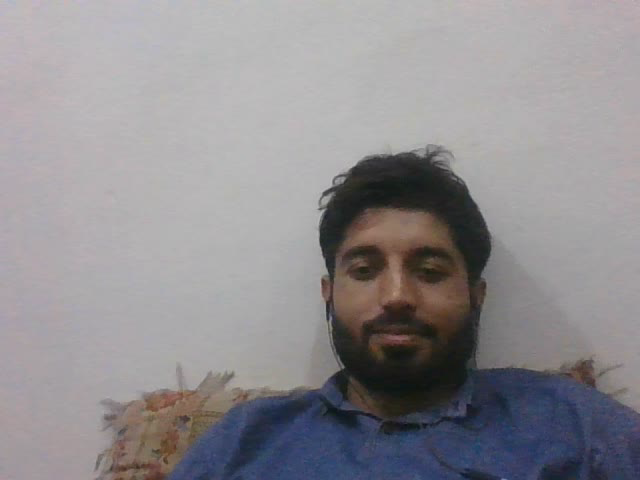
#> input picture frame 11 of cv_with_python_using opencv/data/cam_video 10fps.avi, 640 x 480 px, given in place of video.mp4, which was not available
$ jupyter execute 08_saving_video.ipynb   (shell and % lines are left out)   (text cells are left out)
#> lines starting #> are read from the running program, lines starting #| are printed output that depends on the picture
[cell 1]
# import all the lib
import pandas as pd
import seaborn as sns
import numpy as np
import sklearn.metrics as sm
import matplotlib.pyplot as plt
import cv2
import sys

[cell 2]
# Create a VideoCapture object and read from input file
cap = cv2.VideoCapture('data/video.mp4')
# cap = cv2.cvtColor(cap, cv2.COLOR_RGB2GRAY)
frame_width = int(cap.get(3)) # 3 is used to get the width
frame_height = int(cap.get(4)) # 4 is used to get the height
# for mp4 use ("M", "J", "P", "J") while for avi use ("M", "J", "P", "G") depeds on type you want to save
out = cv2.VideoWriter("data/out_video.mp4", cv2.VideoWriter_fourcc("M", "J", "P", "G"), 10, (frame_width, frame_height), isColor = False )
while(True):
  (ret, frame) = cap.read()
#> frame is the input picture: shape (480, 640, 3); mean B, G, R 144.2, 140.9, 143.6
  grayframe = cv2.cvtColor(frame, cv2.COLOR_RGB2GRAY)
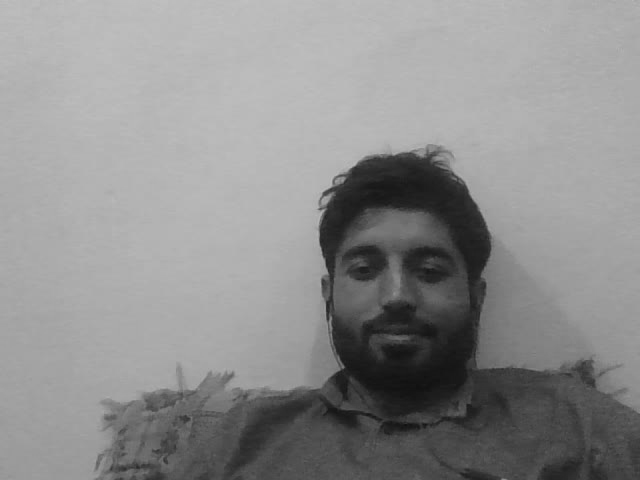
#> grayframe: shape (480, 640); min 16, max 194, mean 142.3
  # (thresh, grayframe) = cv2.threshold(grayframe, 128, 255, cv2.THRESH_BINARY | cv2.THRESH_OTSU)
  # to showshow in player
  if ret == True:
    #  write the frame
    out.write(grayframe)
    # Display the resulting frame
    cv2.imshow('My Video', frame)

    # Press Q on keyboard to  exit
    if cv2.waitKey(25) & 0xFF == ord('q'):
#> (key q is pressed here)
      break
  else:
    break
cap.release()
out.release()

# Closes all the frames
cv2.destroyAllWindows()


$ run again, starting later in the video
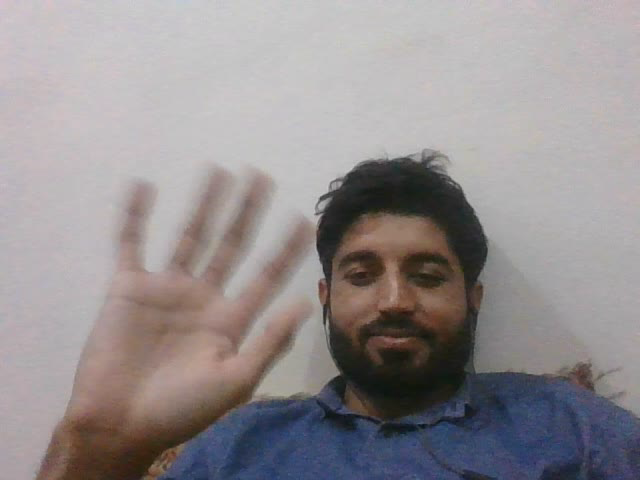
#> input picture frame 49 of cv_with_python_using opencv/data/cam_video 10fps.avi, 640 x 480 px, given in place of video.mp4, which was not available
#> frame is the input picture: shape (480, 640, 3); mean B, G, R 144, 142.5, 148.2
#> `grayframe = cv2.cvtColor(frame, cv2.COLOR_RGB2GRAY)`:
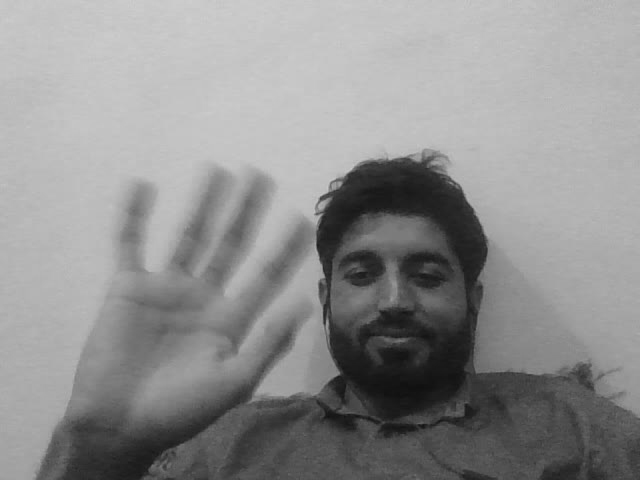
#> grayframe: shape (480, 640); min 16, max 206, mean 143.7

$ run again, starting later in the video
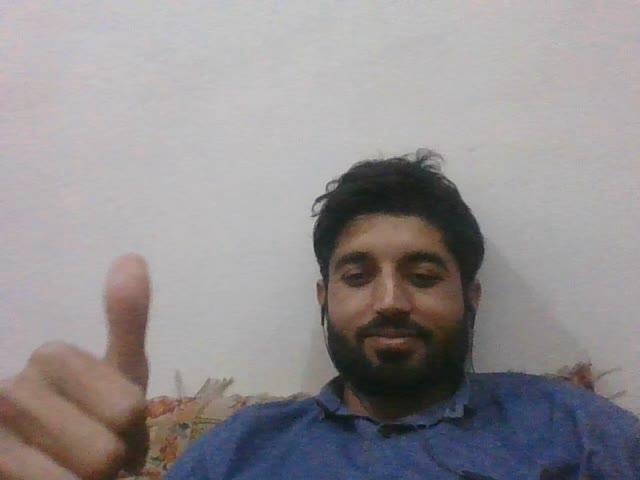
#> input picture frame 88 of cv_with_python_using opencv/data/cam_video 10fps.avi, 640 x 480 px, given in place of video.mp4, which was not available
#> frame is the input picture: shape (480, 640, 3); mean B, G, R 144.9, 142.9, 146.8
#> `grayframe = cv2.cvtColor(frame, cv2.COLOR_RGB2GRAY)`:
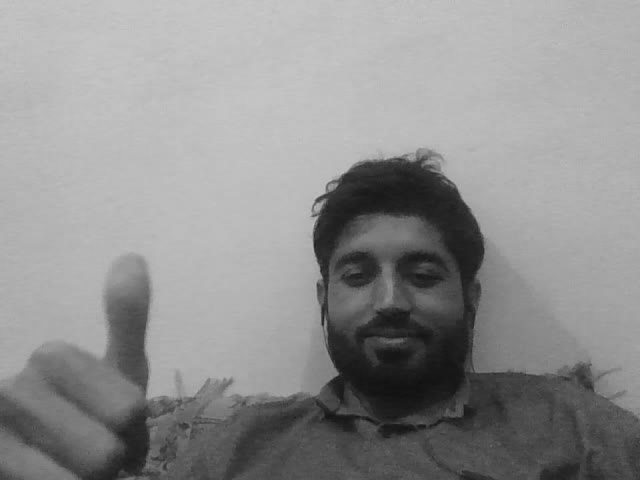
#> grayframe: shape (480, 640); min 16, max 202, mean 144
